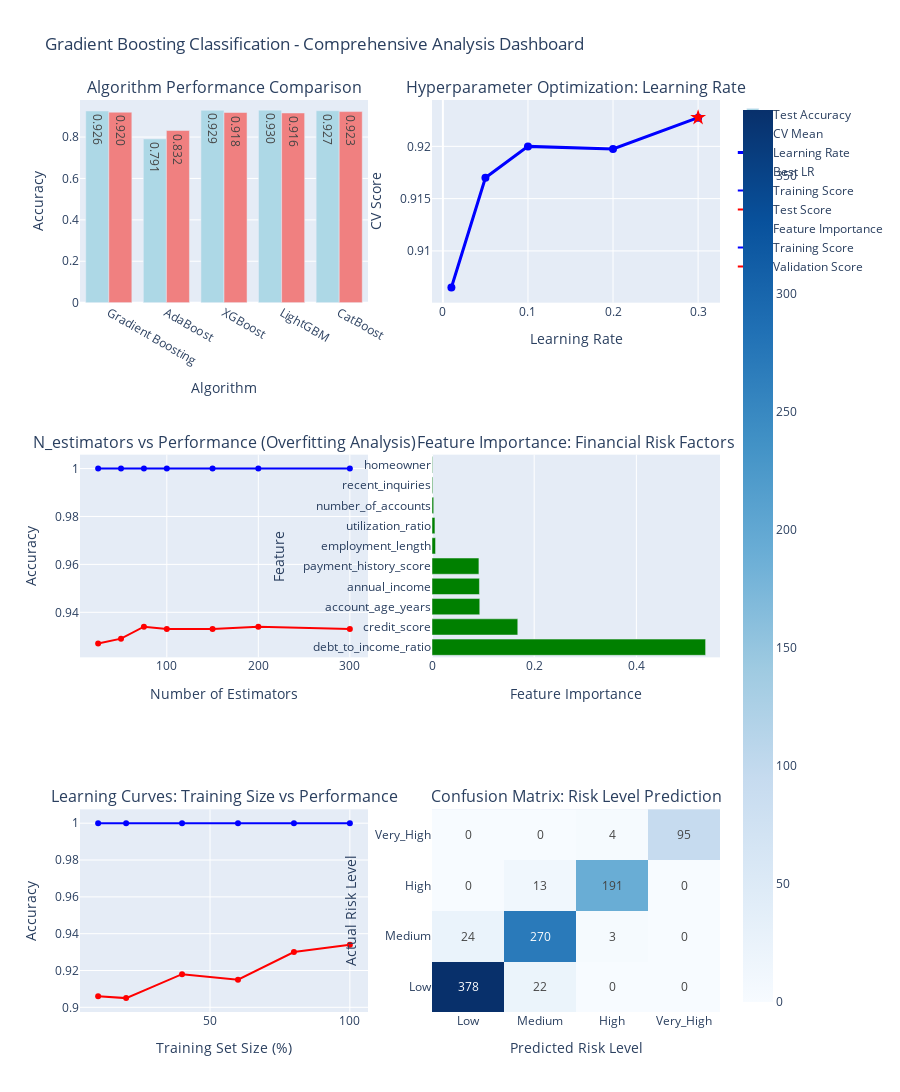

The notebook cell saved with this chart:
### Code cell
# 4. COMPREHENSIVE GRADIENT BOOSTING VISUALIZATION DASHBOARD
print(" 4. COMPREHENSIVE GRADIENT BOOSTING VISUALIZATION DASHBOARD")
print("="*66)

# Create comprehensive dashboard
fig = make_subplots(
 rows=3, cols=2,
 subplot_titles=[
 'Algorithm Performance Comparison',
 'Hyperparameter Optimization: Learning Rate',
 'N_estimators vs Performance (Overfitting Analysis)',
 'Feature Importance: Financial Risk Factors',
 'Learning Curves: Training Size vs Performance',
 'Confusion Matrix: Risk Level Prediction'
 ],
 specs=[[{"secondary_y": False}, {"secondary_y": False}],
 [{"secondary_y": False}, {"secondary_y": False}],
 [{"secondary_y": False}, {"type": "heatmap"}]]
)

# 1. Algorithm comparison
algorithms = list(results.keys())
accuracies = [results[alg]['accuracy'] for alg in algorithms]
cv_means = [results[alg]['cv_mean'] for alg in algorithms]

fig.add_trace(
 go.Bar(
 x=algorithms,
 y=accuracies,
 name='Test Accuracy',
 marker_color='lightblue',
 text=[f'{acc:.3f}' for acc in accuracies],
 textposition='auto'
 ),
 row=1, col=1
)

fig.add_trace(
 go.Bar(
 x=algorithms,
 y=cv_means,
 name='CV Mean',
 marker_color='lightcoral',
 text=[f'{cv:.3f}' for cv in cv_means],
 textposition='auto'
 ),
 row=1, col=1
)

# 2. Learning rate optimization
fig.add_trace(
 go.Scatter(
 x=learning_rates,
 y=lr_scores,
 mode='lines+markers',
 name='Learning Rate',
 line=dict(color='blue', width=3),
 marker=dict(size=8)
 ),
 row=1, col=2
)

# Highlight best learning rate
best_lr_idx = np.argmax(lr_scores)
fig.add_trace(
 go.Scatter(
 x=[learning_rates[best_lr_idx]],
 y=[lr_scores[best_lr_idx]],
 mode='markers',
 name='Best LR',
 marker=dict(color='red', size=12, symbol='star')
 ),
 row=1, col=2
)

# 3. N_estimators analysis
fig.add_trace(
 go.Scatter(
 x=n_estimators_range,
 y=train_scores_est,
 mode='lines+markers',
 name='Training Score',
 line=dict(color='blue')
 ),
 row=2, col=1
)

fig.add_trace(
 go.Scatter(
 x=n_estimators_range,
 y=test_scores_est,
 mode='lines+markers',
 name='Test Score',
 line=dict(color='red')
 ),
 row=2, col=1
)

# 4. Feature importance
top_features_plot = feature_importance_gb.head(12)
fig.add_trace(
 go.Bar(
 x=top_features_plot['importance'],
 y=top_features_plot['feature'],
 orientation='h',
 marker_color='green',
 name='Feature Importance'
 ),
 row=2, col=2
)

# 5. Learning curves
training_sizes_pct = [size * 100 for size in train_sizes]

fig.add_trace(
 go.Scatter(
 x=training_sizes_pct,
 y=lc_train_scores,
 mode='lines+markers',
 name='Training Score',
 line=dict(color='blue')
 ),
 row=3, col=1
)

fig.add_trace(
 go.Scatter(
 x=training_sizes_pct,
 y=lc_test_scores,
 mode='lines+markers',
 name='Validation Score',
 line=dict(color='red')
 ),
 row=3, col=1
)

# 6. Confusion matrix
y_pred_final = gb_optimized.predict(X_fin_test)
cm_financial = confusion_matrix(y_fin_test, y_pred_final)
risk_levels = ['Low', 'Medium', 'High', 'Very_High']

fig.add_trace(
 go.Heatmap(
 z=cm_financial,
 x=risk_levels,
 y=risk_levels,
 colorscale='Blues',
 text=cm_financial,
 texttemplate='%{text}',
 hovertemplate='Predicted: %{x}<br>Actual: %{y}<br>Count: %{z}<extra></extra>'
 ),
 row=3, col=2
)

# Update layout
fig.update_layout(
 height=1200,
 title="Gradient Boosting Classification - Comprehensive Analysis Dashboard",
 showlegend=True
)

# Update axis labels
fig.update_xaxes(title_text="Algorithm", row=1, col=1)
fig.update_xaxes(title_text="Learning Rate", row=1, col=2)
fig.update_xaxes(title_text="Number of Estimators", row=2, col=1)
fig.update_xaxes(title_text="Feature Importance", row=2, col=2)
fig.update_xaxes(title_text="Training Set Size (%)", row=3, col=1)
fig.update_xaxes(title_text="Predicted Risk Level", row=3, col=2)

fig.update_yaxes(title_text="Accuracy", row=1, col=1)
fig.update_yaxes(title_text="CV Score", row=1, col=2)
fig.update_yaxes(title_text="Accuracy", row=2, col=1)
fig.update_yaxes(title_text="Feature", row=2, col=2)
fig.update_yaxes(title_text="Accuracy", row=3, col=1)
fig.update_yaxes(title_text="Actual Risk Level", row=3, col=2)

fig.show()

### Figure 1 — Plotly figure (JSON) as saved in the notebook; plotly's stock layout.template omitted (floating-point values rounded to 4 significant figures)
{"data": [{"marker": {"color": "lightblue"}, "name": "Test Accuracy", "text": ["0.926", "0.791", "0.929", "0.930", "0.927"], "textposition": "auto", "type": "bar", "x": ["Gradient Boosting", "AdaBoost", "XGBoost", "LightGBM", "CatBoost"], "xaxis": "x", "y": [0.926, 0.791, 0.929, 0.93, 0.927], "yaxis": "y"}, {"marker": {"color": "lightcoral"}, "name": "CV Mean", "text": ["0.920", "0.832", "0.918", "0.916", "0.923"], "textposition": "auto", "type": "bar", "x": ["Gradient Boosting", "AdaBoost", "XGBoost", "LightGBM", "CatBoost"], "xaxis": "x", "y": [0.92, 0.8315, 0.9185, 0.9162, 0.923], "yaxis": "y"}, {"line": {"color": "blue", "width": 3}, "marker": {"size": 8}, "mode": "lines+markers", "name": "Learning Rate", "type": "scatter", "x": [0.01, 0.05, 0.1, 0.2, 0.3], "xaxis": "x2", "y": [0.9065, 0.917, 0.92, 0.9197, 0.9227], "yaxis": "y2"}, {"marker": {"color": "red", "size": 12, "symbol": "star"}, "mode": "markers", "name": "Best LR", "type": "scatter", "x": [0.3], "xaxis": "x2", "y": [0.9227], "yaxis": "y2"}, {"line": {"color": "blue"}, "mode": "lines+markers", "name": "Training Score", "type": "scatter", "x": [25, 50, 75, 100, 150, 200, 300], "xaxis": "x3", "y": [1, 1, 1, 1, 1, 1, 1], "yaxis": "y3"}, {"line": {"color": "red"}, "mode": "lines+markers", "name": "Test Score", "type": "scatter", "x": [25, 50, 75, 100, 150, 200, 300], "xaxis": "x3", "y": [0.927, 0.929, 0.934, 0.933, 0.933, 0.934, 0.933], "yaxis": "y3"}, {"marker": {"color": "green"}, "name": "Feature Importance", "orientation": "h", "type": "bar", "x": [0.5355, 0.1679, 0.09347, 0.09283, 0.09184, 0.006929, 0.005745, 0.003319, 0.001447, 0.001032], "xaxis": "x4", "y": ["debt_to_income_ratio", "credit_score", "account_age_years", "annual_income", "payment_history_score", "employment_length", "utilization_ratio", "number_of_accounts", "recent_inquiries", "homeowner"], "yaxis": "y4"}, {"line": {"color": "blue"}, "mode": "lines+markers", "name": "Training Score", "type": "scatter", "x": [10, 20, 40, 60, 80, 100], "xaxis": "x5", "y": [1, 1, 1, 1, 1, 1], "yaxis": "y5"}, {"line": {"color": "red"}, "mode": "lines+markers", "name": "Validation Score", "type": "scatter", "x": [10, 20, 40, 60, 80, 100], "xaxis": "x5", "y": [0.906, 0.905, 0.918, 0.915, 0.93, 0.934], "yaxis": "y5"}, {"colorscale": [[0, "rgb(247,251,255)"], [0.125, "rgb(222,235,247)"], [0.25, "rgb(198,219,239)"], [0.375, "rgb(158,202,225)"], [0.5, "rgb(107,174,214)"], [0.625, "rgb(66,146,198)"], [0.75, "rgb(33,113,181)"], [0.875, "rgb(8,81,156)"], [1, "rgb(8,48,107)"]], "hovertemplate": "Predicted: %{x}<br>Actual: %{y}<br>Count: %{z}<extra></extra>", "text": [[378, 22, 0, 0], [24, 270, 3, 0], [0, 13, 191, 0], [0, 0, 4, 95]], "texttemplate": "%{text}", "type": "heatmap", "x": ["Low", "Medium", "High", "Very_High"], "xaxis": "x6", "y": ["Low", "Medium", "High", "Very_High"], "yaxis": "y6", "z": [[378, 22, 0, 0], [24, 270, 3, 0], [0, 13, 191, 0], [0, 0, 4, 95]]}], "layout": {"annotations": [{"font": {"size": 16}, "showarrow": false, "text": "Algorithm Performance Comparison", "x": 0.225, "xanchor": "center", "xref": "paper", "y": 1, "yanchor": "bottom", "yref": "paper"}, {"font": {"size": 16}, "showarrow": false, "text": "Hyperparameter Optimization: Learning Rate", "x": 0.775, "xanchor": "center", "xref": "paper", "y": 1, "yanchor": "bottom", "yref": "paper"}, {"font": {"size": 16}, "showarrow": false, "text": "N_estimators vs Performance (Overfitting Analysis)", "x": 0.225, "xanchor": "center", "xref": "paper", "y": 0.6111, "yanchor": "bottom", "yref": "paper"}, {"font": {"size": 16}, "showarrow": false, "text": "Feature Importance: Financial Risk Factors", "x": 0.775, "xanchor": "center", "xref": "paper", "y": 0.6111, "yanchor": "bottom", "yref": "paper"}, {"font": {"size": 16}, "showarrow": false, "text": "Learning Curves: Training Size vs Performance", "x": 0.225, "xanchor": "center", "xref": "paper", "y": 0.2222, "yanchor": "bottom", "yref": "paper"}, {"font": {"size": 16}, "showarrow": false, "text": "Confusion Matrix: Risk Level Prediction", "x": 0.775, "xanchor": "center", "xref": "paper", "y": 0.2222, "yanchor": "bottom", "yref": "paper"}], "height": 1200, "showlegend": true, "title": {"text": "Gradient Boosting Classification - Comprehensive Analysis Dashboard"}, "xaxis": {"anchor": "y", "domain": [0, 0.45], "title": {"text": "Algorithm"}}, "xaxis2": {"anchor": "y2", "domain": [0.55, 1], "title": {"text": "Learning Rate"}}, "xaxis3": {"anchor": "y3", "domain": [0, 0.45], "title": {"text": "Number of Estimators"}}, "xaxis4": {"anchor": "y4", "domain": [0.55, 1], "title": {"text": "Feature Importance"}}, "xaxis5": {"anchor": "y5", "domain": [0, 0.45], "title": {"text": "Training Set Size (%)"}}, "xaxis6": {"anchor": "y6", "domain": [0.55, 1], "title": {"text": "Predicted Risk Level"}}, "yaxis": {"anchor": "x", "domain": [0.7778, 1], "title": {"text": "Accuracy"}}, "yaxis2": {"anchor": "x2", "domain": [0.7778, 1], "title": {"text": "CV Score"}}, "yaxis3": {"anchor": "x3", "domain": [0.3889, 0.6111], "title": {"text": "Accuracy"}}, "yaxis4": {"anchor": "x4", "domain": [0.3889, 0.6111], "title": {"text": "Feature"}}, "yaxis5": {"anchor": "x5", "domain": [0, 0.2222], "title": {"text": "Accuracy"}}, "yaxis6": {"anchor": "x6", "domain": [0, 0.2222], "title": {"text": "Actual Risk Level"}}}}
